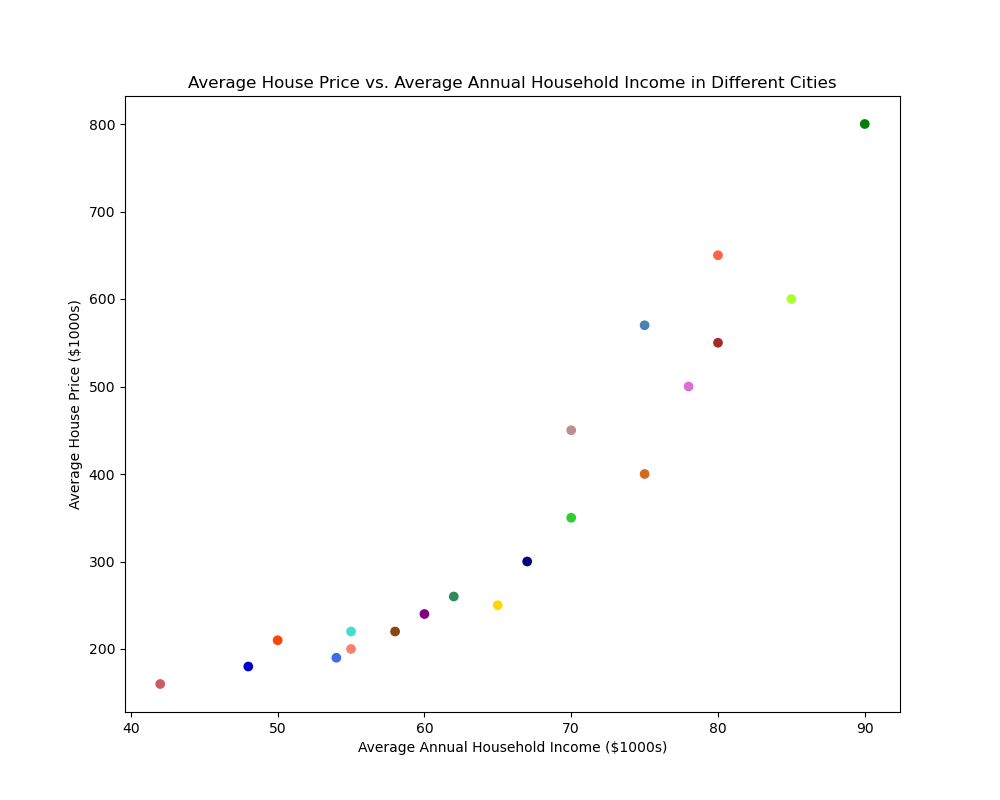

Python code for this plot:

import matplotlib.pyplot as plt

# Data
cities = ["New York", "Los Angeles", "Chicago", "Houston", "Phoenix", 
          "Philadelphia", "San Antonio", "San Diego", "Dallas", "San Jose", 
          "Austin", "Jacksonville", "Fort Worth", "Columbus", "Charlotte", 
          "Seattle", "Denver", "El Paso", "Detroit", "Boston"]
income = [80, 75, 70, 65, 55, 60, 50, 78, 67, 90, 70, 54, 58, 55, 62, 80, 75, 42, 48, 85]
house_prices = [650, 570, 350, 250, 220, 240, 210, 500, 300, 800, 450, 190, 220, 200, 260, 550, 400, 160, 180, 600]

# Create figure and axis objects
fig, ax = plt.subplots(figsize=(10, 8))

# Scatter plot
ax.scatter(income, house_prices, color=["#FF6347", "#4682B4", "#32CD32", "#FFD700", "#40E0D0", 
                                        "#800080", "#FF4500", "#DA70D6", "#000080", "#008000", 
                                        "#BC8F8F", "#4169E1", "#8B4513", "#FA8072", "#2E8B57", 
                                        "#A52A2A", "#D2691E", "#CD5C5C", "#0000CD", "#ADFF2F"])

# Title and labels
plt.title('Average House Price vs. Average Annual Household Income in Different Cities')
plt.xlabel('Average Annual Household Income ($1000s)')
plt.ylabel('Average House Price ($1000s)')

# Show plot
plt.show()
